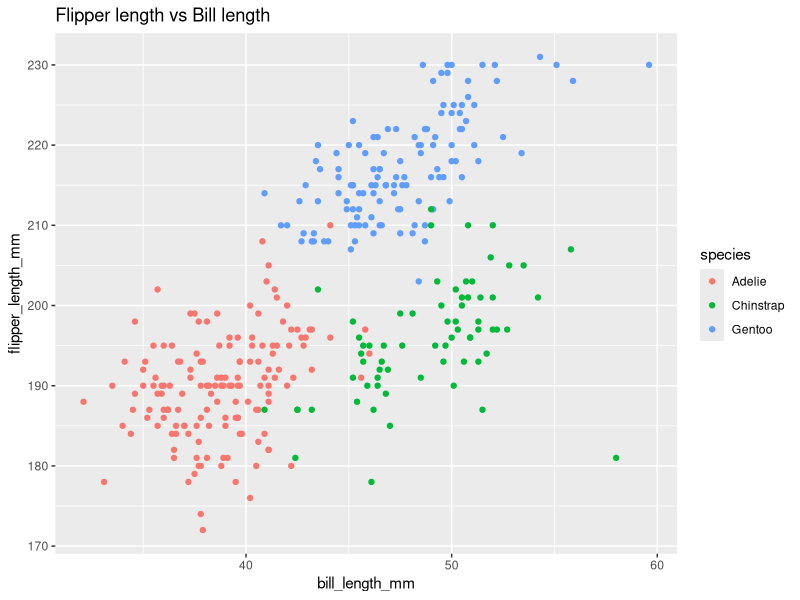
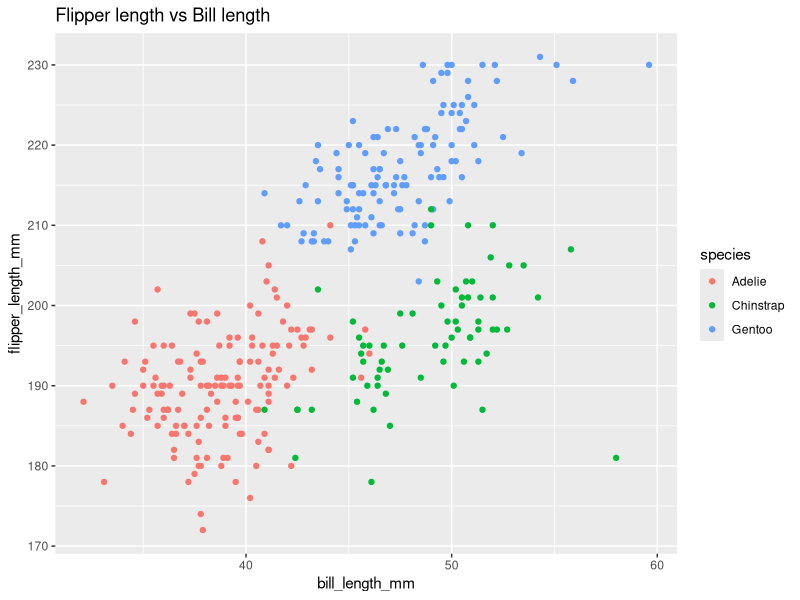

Generate these figures, in order, with R:
## ---- chunk 1
knitr::opts_chunk$set(echo = TRUE)
library(tidyverse) # load the ggplot package 
## ---- chunk 2
#install.packages("palmerpenguins")
data("penguins", package = "palmerpenguins")
## ---- chunk 3
print(ncol(penguins)) #print number of columns 
print(nrow(penguins)) #print number of rows 

summary(penguins)
## ---- chunk 4
ggplot(penguins, aes(x=bill_length_mm,y=flipper_length_mm, color = species))+geom_point()+
ggtitle("Flipper length vs Bill length")
ggsave("penguins_scatter_plot.pdf", height = 4, width = 6)
